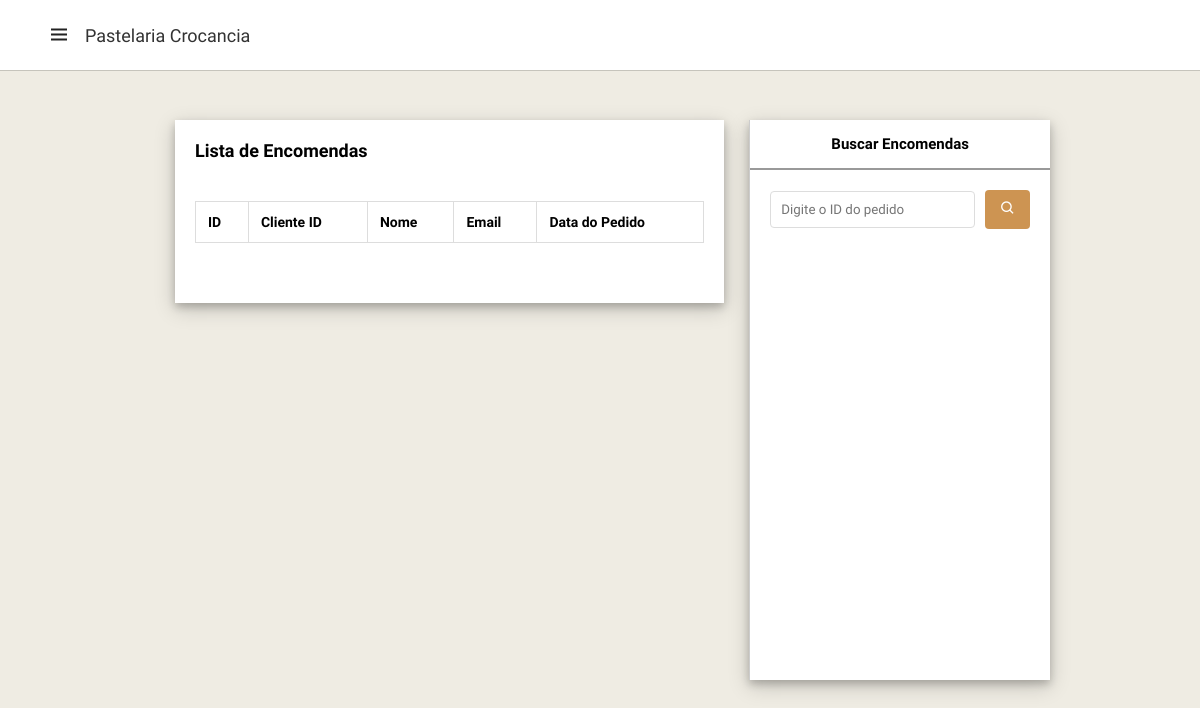
Page /admin.pedidos.php on the earlier database version.
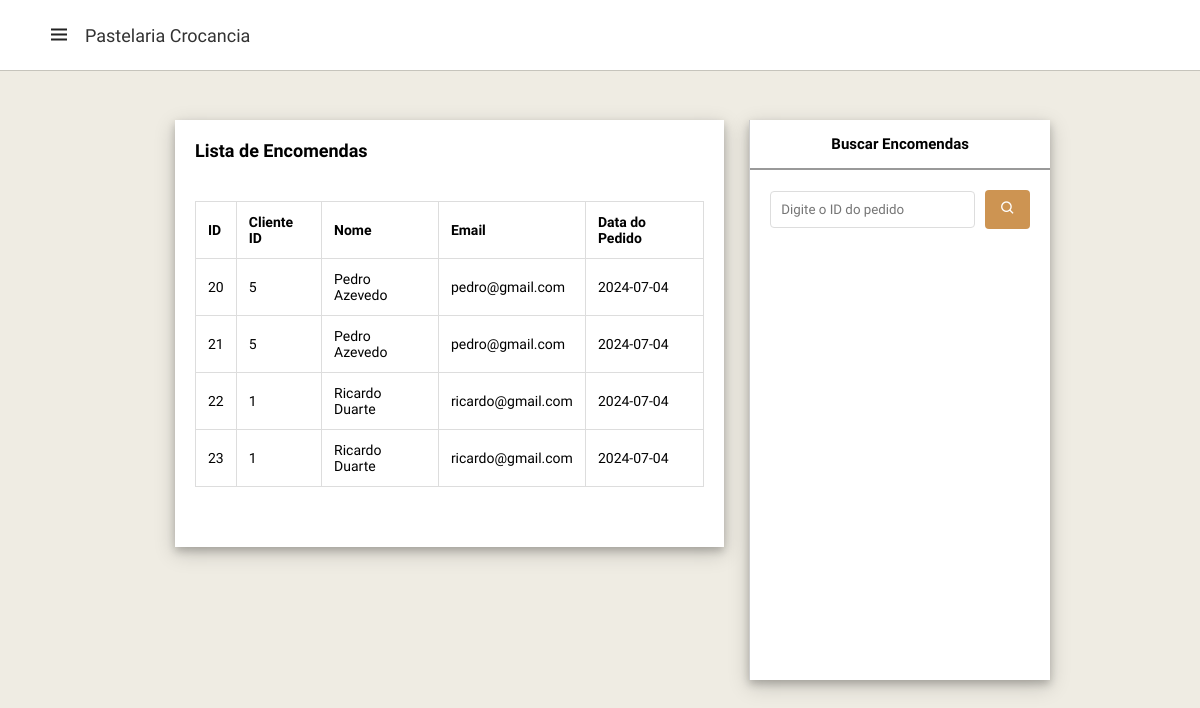
Same page on the later database version.
### tables this page shows
CREATE TABLE "Pedidos" (
	"ID"	INTEGER NOT NULL,
	"ClienteID"	INTEGER NOT NULL, `Nome` TEXT,
	"Email"	VARCHAR(45) NOT NULL,
	"DataPedida"	DateTime NOT NULL,
	PRIMARY KEY("ID" AUTOINCREMENT),
	FOREIGN KEY("ClienteID") REFERENCES "Clientes"("ID")
);

### includes/functions.inc.php (called while the page is built, shortened)
<?php
function paginationPedidos($db, $currentPage = 1, $rowsPerPage = 5) {
    $result = $db->query('SELECT COUNT(*) as count FROM Pedidos');
    $row = $result->fetchArray();
    $totalPedidos = $row['count'];
    $totalPages = ceil($totalPedidos / $rowsPerPage);
    $offset = ($currentPage - 1) * $rowsPerPage;
    $sql = "SELECT * FROM Pedidos ORDER BY ID LIMIT $rowsPerPage OFFSET $offset";
    $result = $db->query($sql);
    $pedidos = [];
    while ($pedido = $result->fetchArray(SQLITE3_ASSOC)) {
        $pedidos[] = $pedido;
    }
    return ['pedidos' => $pedidos, 'totalPages' => $totalPages, 'currentPage' => $currentPage];
}

### admin.pedidos.php (the view, shortened to what this page needs)
<?php
require_once 'includes/conn.php';
require_once 'includes/functions.inc.php';
$currentPage = isset($_GET['page-nr']) ? (int)$_GET['page-nr'] : 1;
$rowsPerPage = 5;
$paginationResultPedidos = paginationPedidos($db, $currentPage, $rowsPerPage);
$pedidos = $paginationResultPedidos['pedidos'];
?>
<!DOCTYPE html>
<html lang="pt">
<head>
    <link rel="stylesheet" href="https://cdnjs.cloudflare.com/ajax/libs/font-awesome/6.5.1/css/all.min.css">
    <link rel="stylesheet" href="https://cdn.jsdelivr.net/npm/swiper@11/swiper-bundle.min.css" />
    <link rel="stylesheet" href="https://cdnjs.cloudflare.com/ajax/libs/toastr.js/latest/toastr.min.css">
    <link href='https://unpkg.com/boxicons@2.1.4/css/boxicons.min.css' rel='stylesheet'>
    <link rel="stylesheet" href="style.css">
</head>
<body>
    <nav>
        <div class="logo">
            <i class='bx bx-menu menu-icon'></i>
            <span class="logo-name">Pastelaria Crocancia</span>
        </div>
    </nav>
    <div class="containerPedido">
        <div class="content">
            <div class="card">
                <div class="card-header">
                    <h4 style="font-size: 18px;">
                        Lista de Encomendas
                    </h4>
                </div>
                <div class="card-body">
                    <table class="table">
                        <thead>
                            <tr>
                                <th>ID</th>
                                <th>Cliente ID</th>
                                <th>Nome</th>
                                <th>Email</th>
                                <th>Data do Pedido</th>
                            </tr>
                        </thead>
                        <tbody>
                            <?php foreach ($pedidos as $pedido): ?>
                            <tr>
                                <td><?php echo htmlspecialchars($pedido['ID']); ?></td>
                                <td><?php echo htmlspecialchars($pedido['ClienteID']); ?></td>
                                <td><?php echo htmlspecialchars($pedido['Nome']); ?></td>
                                <td><?php echo htmlspecialchars($pedido['Email']); ?></td>
                                <td><?php echo htmlspecialchars($pedido['DataPedida']); ?></td>
                            </tr>
                            <?php endforeach; ?>
                        </tbody>
                    </table>
                    <div class="pagination">
                    </div>
                </div>
            </div>
        </div>
        <div class="search-panel">
            <div class="title">
                <h2>Buscar Encomendas</h2>
            </div>
            <div class="card-body">
                <div class="input-group">
                    <input type="text" id="searchInput" placeholder="Digite o ID do pedido">
                    <button onclick="fetchOrders()"><i class='bx bx-search'></i></button>
                </div>
            </div>
        </div>
    </div>
</body>
</html>

Differences in the rows shown:
added pedidos: ID "20", ClienteID "5", Nome "Pedro Azevedo", Email "pedro@gmail.com", DataPedida "2024-07-04"
added pedidos: ID "21", ClienteID "5", Nome "Pedro Azevedo", Email "pedro@gmail.com", DataPedida "2024-07-04"
added pedidos: ID "22", ClienteID "1", Nome "Ricardo Duarte", Email "ricardo@gmail.com", DataPedida "2024-07-04"
added pedidos: ID "23", ClienteID "1", Nome "Ricardo Duarte", Email "ricardo@gmail.com", DataPedida "2024-07-04"
